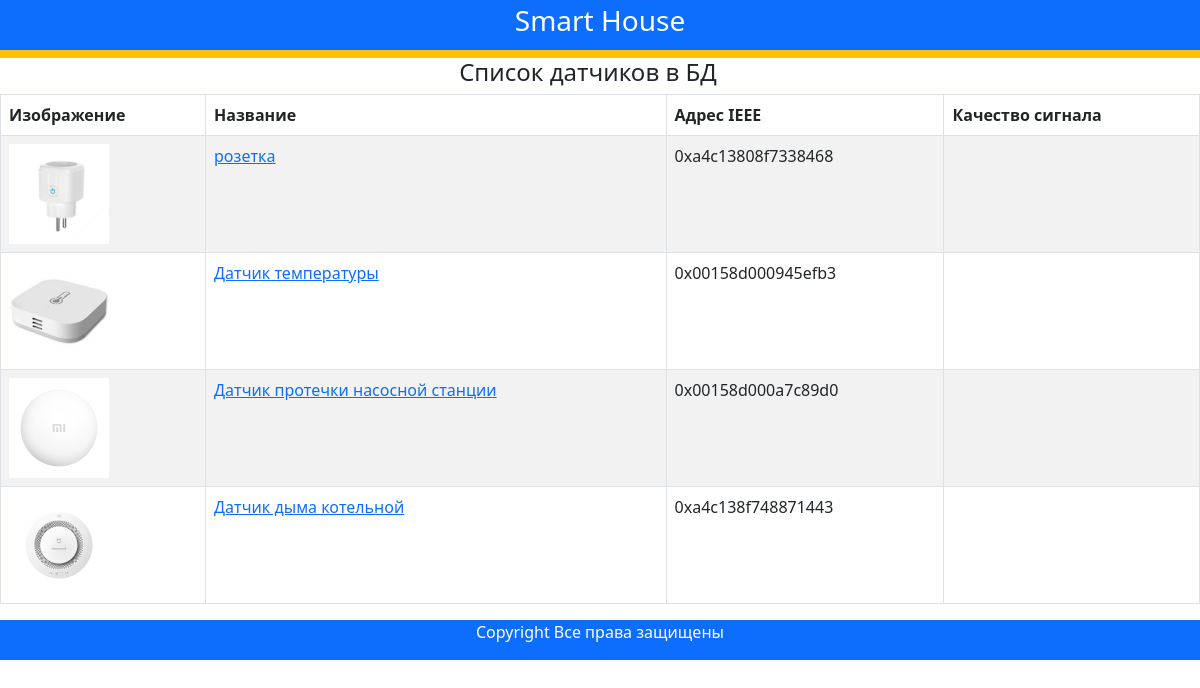
/devices/, run on an earlier commit of the app's database.
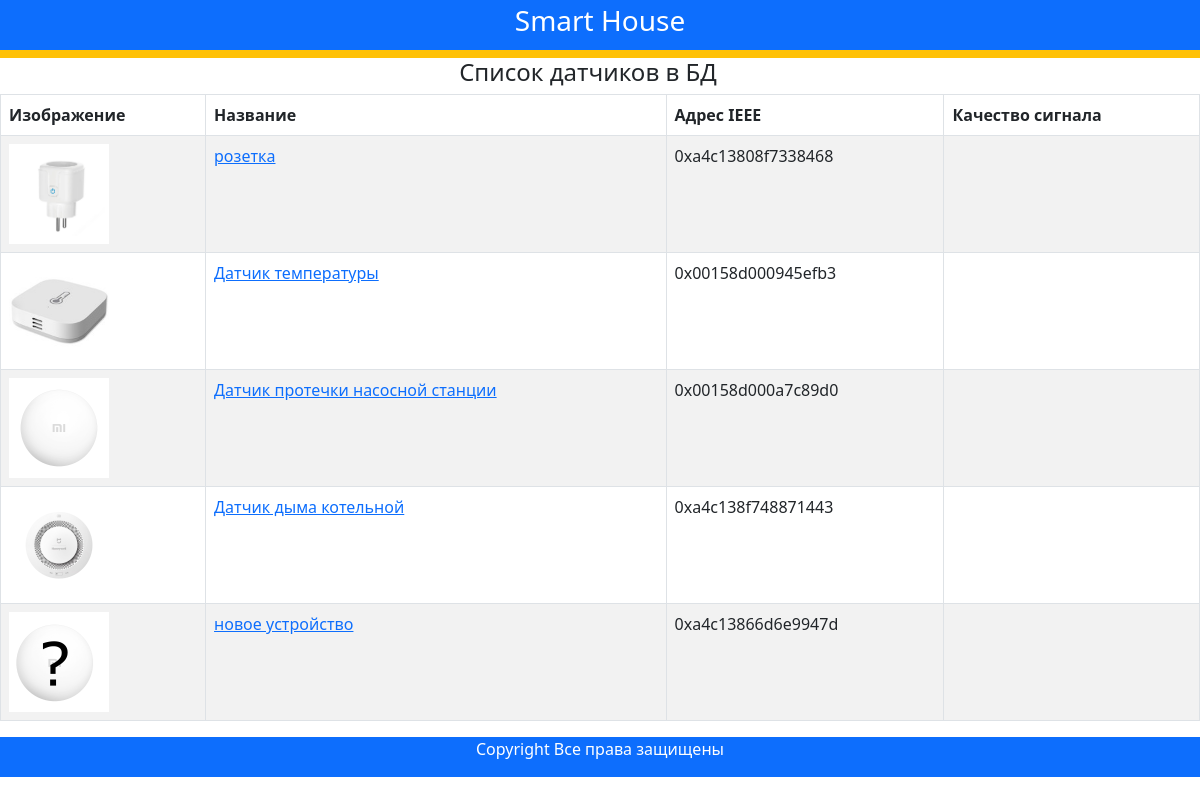
And on a later commit of the database.
### smart_house/models.py (models this page shows, shortened)
class Device(models.Model):
    class Meta:
        db_table = 'devices'
    name = models.CharField(
        db_column='name',
        max_length=50,
        help_text="Введите название датчика",
        verbose_name="Название датчика"
    )
    address = models.CharField(
        db_column='address',
        max_length=50,
        help_text="Введите ieee адрес датчика",
        verbose_name="ieee адрес датчика"
    )
    json_data = models.JSONField(
        db_column='json_data',
        null=True,
        blank=True
    )
    groups_id = models.ForeignKey(
        to='Group',
        db_column='groups_id',
        on_delete=models.CASCADE,
        help_text="Укажите в какую группу входит устройство",
        verbose_name="В какую группу входит устройство",
        null=True,
        blank=True
    )
    devices_type= models.ForeignKey(
        to='DeviceType',
        db_column='devices_type_id',
        on_delete=models.CASCADE,
        help_text="Укажите тип устройства",
        verbose_name="Тип устройства",
        null=True,
        blank=True
    )

class DeviceType(models.Model):
    class Meta:
        db_table = 'devices_type'
    name = models.CharField(
        db_column='name',
        max_length=50,
        help_text="Введите тип устройства",
        verbose_name="Название типа устройства"
    )
    image = models.ImageField(
        upload_to='images',
        help_text="Введите изображение устройства",
        verbose_name="Изображение устройства"
    )

### smart_house/views.py (the view)
# urls.py: path('devices/', views.DeviceListView.as_view(), name='devices'),
class DeviceListView(ListView):
    model = Device
    template_name = 'smart_house/devices.html'
    context_object_name = 'devices'
    def get_context_data(self, **kwargs):
        context = super().get_context_data(**kwargs)
        for obj in self.object_list:
            obj.json_data = json.loads(obj.json_data)
        return context

### templates/smart_house/devices.html (shortened to what this page needs)
{% extends "smart_house/base.html" %}
{% block content %}
  <div class="row text-center text-dark 1h-2">
      <h4>Список датчиков в БД</h4>
    </div>
    {% if devices %}
    <table class="table table-striped table-bordered text-start">
      <thead>
        <tr>
          <th>Изображение</th>
          <th>Название</th>
          <th>Адрес IEEE	</th>
          <th>Качество сигнала	</th>
        </tr>
      </thead>
      <tbody>
        {% for device in devices %}
          <tr>
            <td><img src="{{ device.devices_type.image.url }}" alt="connect" style="max-height:100px"></td>
            <td><a href="{{ device.id }}">{{ device.name }}</a></td>
            <td>{{ device.address }}</td>
            <td>
          </tr>
        {% endfor %}
      </tbody>
    </table>
    {% else %}
      <p>В базе нет датчиков</p>
    {% endif %}
  {% endblock content %}

What changed in the data, as far as the page shows it:
added Device: devices_type.image (picture), name "новое устройство", address "0xa4c13866d6e9947d"
